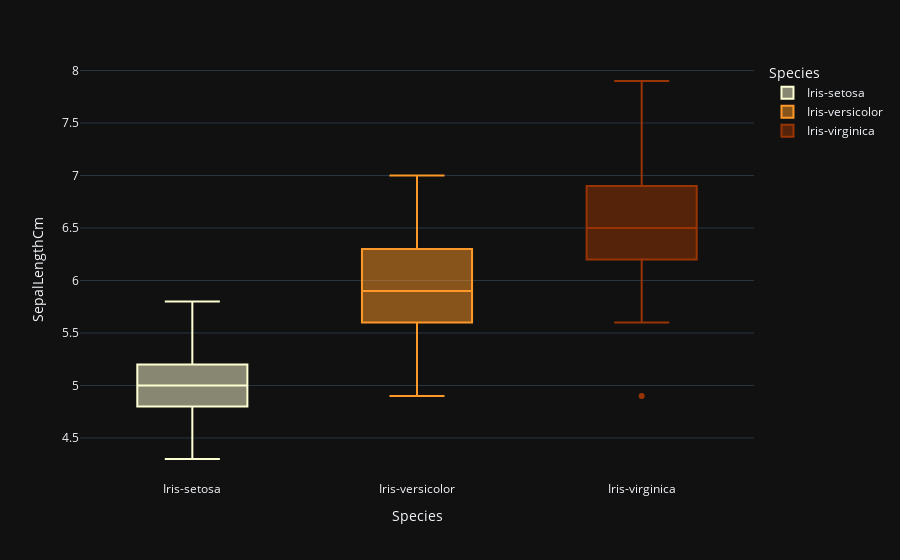

This figure's notebook cell:
### Code cell
fig = px.box(data_frame=iris, x='Species',y='SepalLengthCm',color='Species',color_discrete_sequence=['#ffffd4 ','#fe9929 ','#993404 '], template='plotly_dark',orientation='v')
fig.show()

### Figure 1 — Plotly figure (JSON) as saved in the notebook; plotly's stock layout.template omitted (floating-point values rounded to 4 significant figures)
{"data": [{"alignmentgroup": "True", "hovertemplate": "Species=%{x}<br>SepalLengthCm=%{y}<extra></extra>", "legendgroup": "Iris-setosa", "marker": {"color": "#ffffd4 "}, "name": "Iris-setosa", "notched": false, "offsetgroup": "Iris-setosa", "orientation": "v", "showlegend": true, "type": "box", "x": ["Iris-setosa", "Iris-setosa", "Iris-setosa", "Iris-setosa", "Iris-setosa", "Iris-setosa", "Iris-setosa", "Iris-setosa", "Iris-setosa", "Iris-setosa", "Iris-setosa", "Iris-setosa", "Iris-setosa", "Iris-setosa", "Iris-setosa", "Iris-setosa", "Iris-setosa", "Iris-setosa", "Iris-setosa", "Iris-setosa", "Iris-setosa", "Iris-setosa", "Iris-setosa", "Iris-setosa", "Iris-setosa", "Iris-setosa", "Iris-setosa", "Iris-setosa", "Iris-setosa", "Iris-setosa", "Iris-setosa", "Iris-setosa", "Iris-setosa", "Iris-setosa", "Iris-setosa", "Iris-setosa", "Iris-setosa", "Iris-setosa", "Iris-setosa", "Iris-setosa", "Iris-setosa", "Iris-setosa", "Iris-setosa", "Iris-setosa", "Iris-setosa", "Iris-setosa", "Iris-setosa", "Iris-setosa", "Iris-setosa", "Iris-setosa"], "x0": " ", "xaxis": "x", "y": [5.1, 4.9, 4.7, 4.6, 5, 5.4, 4.6, 5, 4.4, 4.9, 5.4, 4.8, 4.8, 4.3, 5.8, 5.7, 5.4, 5.1, 5.7, 5.1, 5.4, 5.1, 4.6, 5.1, 4.8, 5, 5, 5.2, 5.2, 4.7, 4.8, 5.4, 5.2, 5.5, 4.9, 5, 5.5, 4.9, 4.4, 5.1, 5, 4.5, 4.4, 5, 5.1, 4.8, 5.1, 4.6, 5.3, 5], "y0": " ", "yaxis": "y"}, {"alignmentgroup": "True", "hovertemplate": "Species=%{x}<br>SepalLengthCm=%{y}<extra></extra>", "legendgroup": "Iris-versicolor", "marker": {"color": "#fe9929 "}, "name": "Iris-versicolor", "notched": false, "offsetgroup": "Iris-versicolor", "orientation": "v", "showlegend": true, "type": "box", "x": ["Iris-versicolor", "Iris-versicolor", "Iris-versicolor", "Iris-versicolor", "Iris-versicolor", "Iris-versicolor", "Iris-versicolor", "Iris-versicolor", "Iris-versicolor", "Iris-versicolor", "Iris-versicolor", "Iris-versicolor", "Iris-versicolor", "Iris-versicolor", "Iris-versicolor", "Iris-versicolor", "Iris-versicolor", "Iris-versicolor", "Iris-versicolor", "Iris-versicolor", "Iris-versicolor", "Iris-versicolor", "Iris-versicolor", "Iris-versicolor", "Iris-versicolor", "Iris-versicolor", "Iris-versicolor", "Iris-versicolor", "Iris-versicolor", "Iris-versicolor", "Iris-versicolor", "Iris-versicolor", "Iris-versicolor", "Iris-versicolor", "Iris-versicolor", "Iris-versicolor", "Iris-versicolor", "Iris-versicolor", "Iris-versicolor", "Iris-versicolor", "Iris-versicolor", "Iris-versicolor", "Iris-versicolor", "Iris-versicolor", "Iris-versicolor", "Iris-versicolor", "Iris-versicolor", "Iris-versicolor", "Iris-versicolor", "Iris-versicolor"], "x0": " ", "xaxis": "x", "y": [7, 6.4, 6.9, 5.5, 6.5, 5.7, 6.3, 4.9, 6.6, 5.2, 5, 5.9, 6, 6.1, 5.6, 6.7, 5.6, 5.8, 6.2, 5.6, 5.9, 6.1, 6.3, 6.1, 6.4, 6.6, 6.8, 6.7, 6, 5.7, 5.5, 5.5, 5.8, 6, 5.4, 6, 6.7, 6.3, 5.6, 5.5, 5.5, 6.1, 5.8, 5, 5.6, 5.7, 5.7, 6.2, 5.1, 5.7], "y0": " ", "yaxis": "y"}, {"alignmentgroup": "True", "hovertemplate": "Species=%{x}<br>SepalLengthCm=%{y}<extra></extra>", "legendgroup": "Iris-virginica", "marker": {"color": "#993404 "}, "name": "Iris-virginica", "notched": false, "offsetgroup": "Iris-virginica", "orientation": "v", "showlegend": true, "type": "box", "x": ["Iris-virginica", "Iris-virginica", "Iris-virginica", "Iris-virginica", "Iris-virginica", "Iris-virginica", "Iris-virginica", "Iris-virginica", "Iris-virginica", "Iris-virginica", "Iris-virginica", "Iris-virginica", "Iris-virginica", "Iris-virginica", "Iris-virginica", "Iris-virginica", "Iris-virginica", "Iris-virginica", "Iris-virginica", "Iris-virginica", "Iris-virginica", "Iris-virginica", "Iris-virginica", "Iris-virginica", "Iris-virginica", "Iris-virginica", "Iris-virginica", "Iris-virginica", "Iris-virginica", "Iris-virginica", "Iris-virginica", "Iris-virginica", "Iris-virginica", "Iris-virginica", "Iris-virginica", "Iris-virginica", "Iris-virginica", "Iris-virginica", "Iris-virginica", "Iris-virginica", "Iris-virginica", "Iris-virginica", "Iris-virginica", "Iris-virginica", "Iris-virginica", "Iris-virginica", "Iris-virginica", "Iris-virginica", "Iris-virginica", "Iris-virginica"], "x0": " ", "xaxis": "x", "y": [6.3, 5.8, 7.1, 6.3, 6.5, 7.6, 4.9, 7.3, 6.7, 7.2, 6.5, 6.4, 6.8, 5.7, 5.8, 6.4, 6.5, 7.7, 7.7, 6, 6.9, 5.6, 7.7, 6.3, 6.7, 7.2, 6.2, 6.1, 6.4, 7.2, 7.4, 7.9, 6.4, 6.3, 6.1, 7.7, 6.3, 6.4, 6, 6.9, 6.7, 6.9, 5.8, 6.8, 6.7, 6.7, 6.3, 6.5, 6.2, 5.9], "y0": " ", "yaxis": "y"}], "layout": {"boxmode": "overlay", "legend": {"title": {"text": "Species"}, "tracegroupgap": 0}, "margin": {"t": 60}, "xaxis": {"anchor": "y", "categoryarray": ["Iris-setosa", "Iris-versicolor", "Iris-virginica"], "categoryorder": "array", "domain": [0, 1], "title": {"text": "Species"}}, "yaxis": {"anchor": "x", "domain": [0, 1], "title": {"text": "SepalLengthCm"}}}}
